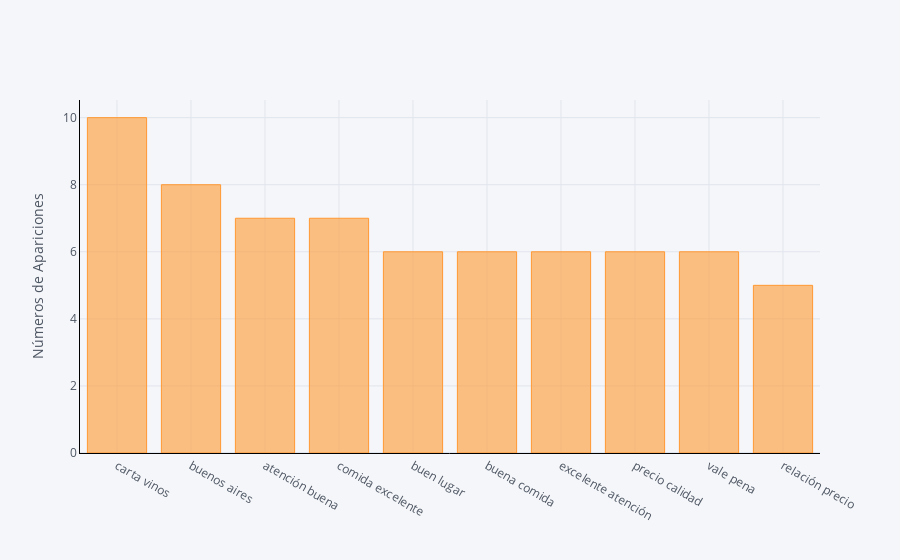

This figure's notebook cell:
### Code cell
def get_top_n_bigram(corpus, n=None):
    vec = CountVectorizer(ngram_range=(2, 2)).fit(corpus)
    bag_of_words = vec.transform(corpus)
    sum_words = bag_of_words.sum(axis=0) 
    words_freq = [(word, sum_words[0, idx]) for word, idx in vec.vocabulary_.items()]
    words_freq =sorted(words_freq, key = lambda x: x[1], reverse=True)
    return words_freq[:n]

common_words = get_top_n_bigram(datasetLimpio['token_text'], 10)
for word, freq in common_words:
    print(word, freq)
df3 = pd.DataFrame(common_words, columns = ['token_text' , 'count'])
df3.groupby('token_text').sum()['count'].sort_values(ascending=False).iplot(
    kind='bar', yTitle='Números de Apariciones', linecolor='black')

### Figure 1 — Plotly figure (JSON) as saved in the notebook; plotly's stock layout.template omitted (floating-point values rounded to 4 significant figures)
{"data": [{"marker": {"color": "rgba(255, 153, 51, 0.6)", "line": {"color": "rgba(255, 153, 51, 1.0)", "width": 1}}, "name": "count", "orientation": "v", "text": "", "type": "bar", "x": ["carta vinos", "buenos aires", "atención buena", "comida excelente", "buen lugar", "buena comida", "excelente atención", "precio calidad", "vale pena", "relación precio"], "y": [10, 8, 7, 7, 6, 6, 6, 6, 6, 5]}], "layout": {"legend": {"bgcolor": "#F5F6F9", "font": {"color": "#4D5663"}}, "paper_bgcolor": "#F5F6F9", "plot_bgcolor": "#F5F6F9", "title": {"font": {"color": "#4D5663"}}, "xaxis": {"gridcolor": "#E1E5ED", "linecolor": "black", "showgrid": true, "tickfont": {"color": "#4D5663"}, "title": {"font": {"color": "#4D5663"}, "text": ""}, "zerolinecolor": "#E1E5ED"}, "yaxis": {"gridcolor": "#E1E5ED", "linecolor": "black", "showgrid": true, "tickfont": {"color": "#4D5663"}, "title": {"font": {"color": "#4D5663"}, "text": "Números de Apariciones"}, "zerolinecolor": "#E1E5ED"}}}
